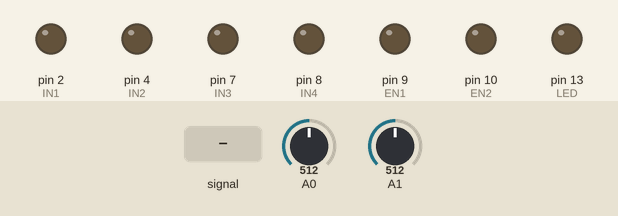
Recording of a program running on a simulated Arduino Nano, built with avr-gcc and run on an emulated ATmega328P. Parts: output pins drawn as LEDs (lit = HIGH). The inputs (shaded band) are chosen by the test bench; at power-on: A0 = 512, A1 = 512.

Above: at 1.2 s.
1.3 s: A0 fed a 200 Hz sine of ±81 counts around its level
At 2.17 s:
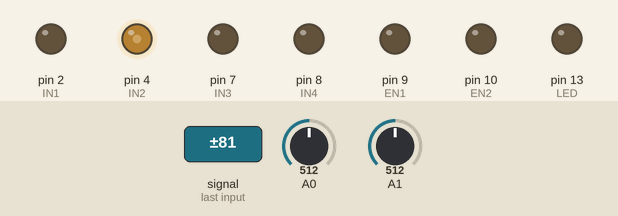
4.3 s: A1 fed a 200 Hz sine of ±81 counts around its level
At 4.82 s:
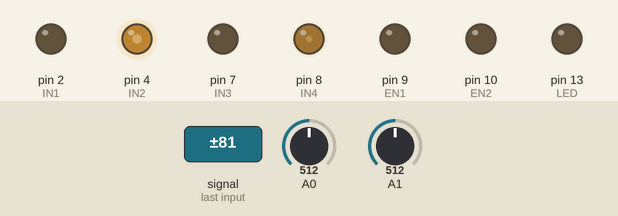
7.3 s: A0 set to 0
At 7.57 s:
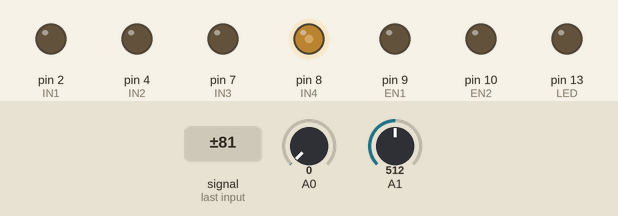
10.3 s: A1 fed a 1000 Hz sine of ±255 counts around its level
Timing chart, 0 to 14.3 s (numbered marks = the images above; inputs shaded):
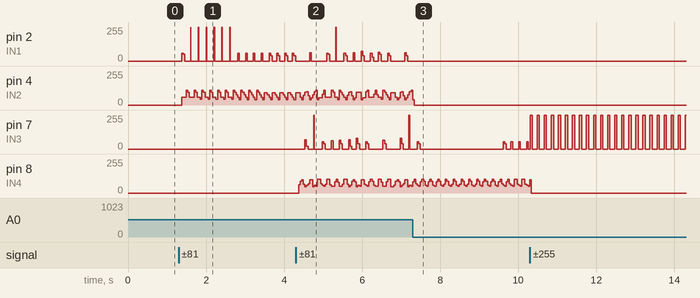

Measured:
- after the input at 7.3 s, pin 2 (IN1): stops changing and stays 0/255

The program:

main.cpp
```cpp
#include <Arduino.h>
#include <MsTimer2.h>

/*
   Arduino UNO/NANO specs say following things:

  The base frequency for pins 3, 9, 10, and 11 is 31250 Hz.

  The base frequency for pins 5 and 6 is 62500 Hz.

  The divisors available on pins 5, 6, 9 and 10 are: 1, 8, 64, 256, and 1024.

  The divisors available on pins 3 and 11 are: 1, 8, 32, 64, 128, 256, and 1024.

  PWM frequencies are tied together in pairs of pins. If one in a pair is changed, the other is also changed to match.

  Pins 5 and 6 are paired on timer0.

  Pins 9 and 10 are paired on timer1.

  Pins 3 and 11 are paired on timer2.

  Changes on pins 3, 5, 6, or 11 may cause the delay() and millis() functions to stop working. Other timing-related functions may also be affected.

  shareimprove this answer
*/
volatile long start;
volatile long val0, val1;
volatile long _val0, _val1;
volatile long max_val0 = 0, max_val1 = 0;
volatile long min_val0 = 10000, min_val1 = 10000;
volatile int i ;

volatile  boolean IN1_value = false;
volatile  boolean IN2_value = false;
volatile  boolean IN3_value = false;
volatile  boolean IN4_value = false;

volatile  boolean val0_dir = false;
volatile  boolean val1_dir = false;
//TODO регистры предыдущих значений семафоров (на предыдущем шаге цикла)
volatile  boolean _IN1_value = false;
volatile  boolean _IN2_value = false;
volatile  boolean _IN3_value = false;
volatile  boolean _IN4_value = false;

volatile int timer1 = 0;
volatile int timer2 = 0;
//TODO константы временных тиков
#define time1 110   // константа задающая число тиков таймера для перехода семафора разрешения в состояние разрешения 1 колеса
#define time2 170   // константа задающая число тиков таймера для перехода семафора разрешения в состояние разрешения 2 колеса
#define _time1 70
#define _time2 170
//TODO константы отсечек значений считанных с аналоговых входов
#define minval 270
#define maxval 415

#define LED 13
#define IN1 2
#define IN2 4
#define EN1 9 //pwm output

#define IN3 7
#define IN4 8
#define EN2 10 //pwm output

#ifndef cbi
#define cbi(sfr, bit) (_SFR_BYTE(sfr) &= ~_BV(bit))
#endif
#ifndef sbi
#define sbi(sfr, bit) (_SFR_BYTE(sfr) |= _BV(bit))
#endif
//
//TODO таймер срабатывает примерно раз в 10 микросекунд
//TODO ведется обратный отсчет по таймерам колес истечение таймера, значение ==0, означает превышение периода
//TODO отсчитанного с момента наступление события реинициализации счетчика таймера и тогда мы обрабатываем превышение периода

void flash()
{
  //  digitalWrite(LED, !digitalRead(LED));
  if (timer1 != 0) timer1--;
  if (timer2 != 0) timer2--;
}

void setup() {
  /*
    default
    111 `128
     ADCTEST: 111 msec (1000 calls)
    100 16
    ADCTEST: 15 msec (1000 calls)
    011 8
    ADCTEST: 8 msec (1000 calls)
    010 4
    ADCTEST: 5 msec (1000 calls)
    101
  */

  cbi(ADCSRA, ADPS2) ;
  sbi(ADCSRA, ADPS1) ;
  sbi(ADCSRA, ADPS0) ;

  pinMode(LED, OUTPUT);

  pinMode(IN1, OUTPUT);
  pinMode(IN2, OUTPUT);
  pinMode(IN3, OUTPUT);
  pinMode(IN4, OUTPUT);

  pinMode(EN1, OUTPUT);
  pinMode(EN2, OUTPUT);

  digitalWrite(IN1, LOW);
  digitalWrite(IN2, LOW);
  digitalWrite(IN3, LOW);
  digitalWrite(IN4, LOW);


/* TODO отключаем весь вывод в COM
  Serial.begin(9600);

  Serial.print("ADCTEST: ") ;
  start = millis() ;
  for (i = 0 ; i < 128 ; i++)
    //  analogRead(0) ;
    val0 += analogRead(0) ;
  val0 = val0 >> 8;
  for (i = 0 ; i < 128 ; i++)
    //  analogRead(1) ;
    val1 += analogRead(1) ;
  val1 = val1 >> 8;
  Serial.print(millis() - start) ;
  Serial.println(" msec (128X2 calls)") ;
  Serial.print(val0) ;
  Serial.print(" ") ;
  Serial.println(val1) ;
*/
  MsTimer2::set(10, flash); // 100ms period
  MsTimer2::start();

}

void loop() {
// --------------------------------------------------------------------------------------
//считаем значения аналогового входа 1 128 раз
//получаем среднее значение обрезанное по младшему биту ( делим на 256)
  _val0 = val0;
  for (i = 0 ; i < 128 ; i++)
    val0 += analogRead(0) ;

  val0 = val0 >> 8;
// --------------------------------------------------------------------------------------
//TODO считаем значения аналогового входа 1 128 раз
//TODO получаем среднее значение обрезанное по младшему биту ( делим на 256)
  _val1 = val1;
  for (i = 0 ; i < 128 ; i++)
    val1 += analogRead(1) ;

  val1 = val1 >> 8;
// --------------------------------------------------------------------------------------
  //  val0_dir = _val0 <= val0;
  //  val1_dir = _val1 <= val1;

  //  if ( _val0 <= val0 ) {
  //    IN1_value = true;
  //  }
  //  else {
  //    IN1_value = false;
  //  }
// --------------------------------------------------------------------------------------
//включение разрешения на колесо 1

//TODO если ппроизошел переход включения магнита на притяжение начинаем отсчет занова
  if ( _IN1_value == LOW && IN1_value == HIGH ) timer1 = time1;
//TODO если произошло переключение магнита на отталкивание проверяем значения счетчиков
  if (_IN2_value == HIGH && IN2_value == LOW)
  {
//    если таймер истек и разрешение было отключено тогда включаем разрешение
//    скорость упала ниже заданной в константе timer1
    if (timer1 == 0 && digitalRead(EN1) == LOW) digitalWrite(EN1, HIGH);
//    если остаток таймера больше чем time1 - _time1 и разрешение включено
//    это означает что скорость достигнута и надо отключить разрешение
    if (timer1 > (time1 - _time1) && digitalRead(EN1) == HIGH) digitalWrite(EN1, LOW);
  }
// --------------------------------------------------------------------------------------

  if ( _IN3_value == LOW && IN3_value == HIGH ) timer2 = time2;

  if (_IN4_value == HIGH && IN4_value == LOW)
  {
    if (timer2 == 0 && digitalRead(EN2) == LOW) digitalWrite(EN2, HIGH);
    if (timer2 > (time2 - _time2) && digitalRead(EN2) == HIGH) digitalWrite(EN2, LOW);
  }
// --------------------------------------------------------------------------------------
// TODO сохраяем семафоры направления магнитов в регистры предыдущих состояний
  _IN1_value = IN1_value;
  _IN2_value = IN2_value;
  _IN3_value = IN3_value;
  _IN4_value = IN4_value;
// --------------------------------------------------------------------------------------
// здесь определяются какие направления магнита надо включить
  if ( minval < val0 && maxval > val0)
  {
    IN1_value = val0_dir ? true : false;
    IN2_value = !val0_dir ? true : false;
  }
  else if ( minval >= val0)
  {
    val0_dir = _val0 <= val0; // выставляем семафор направления фронта аналогового сигнала с датчика (нарастание или спад)
    IN1_value = false;
    IN2_value = false;
  }
  else
  {
    IN1_value = false;
    IN2_value = false;
    val0_dir = false;
  }
// --------------------------------------------------------------------------------------

  if ( minval < val1 && maxval > val1)
  {
    IN3_value = val1_dir ? true : false;
    IN4_value = !val1_dir ? true : false;
  }
  else if ( minval >= val1)
  {
    val1_dir = _val1 <= val1;
    IN3_value = false;
    IN4_value = false;
  }
  else
  {
    IN3_value = false;
    IN4_value = false;
    val1_dir = false;
  }
// --------------------------------------------------------------------------------------

  digitalWrite(IN1, IN1_value);
  digitalWrite(IN2, IN2_value);
  digitalWrite(IN3, IN3_value);
  digitalWrite(IN4, IN4_value);

  //  delayMicroseconds(62);
// --------------------------------------------------------------------------------------

  if (max_val0 < val0) max_val0 = val0;
  if (max_val1 < val1) max_val1 = val1;
  if (min_val0 > val0) min_val0 = val0;
  if (min_val1 > val1) min_val1 = val1;
// --------------------------------------------------------------------------------------

//        Serial.print(val0) ;
//        Serial.print(" ") ;
//        Serial.print(val1) ;
//        Serial.print(" ") ;
//        Serial.print(max_val0) ;
//        Serial.print(" ") ;
//        Serial.print(max_val1) ;
//        Serial.print(" ") ;
//        Serial.print(min_val0) ;
//        Serial.print(" ") ;
//        Serial.println(min_val1) ;
//    delay(1);
}
```
